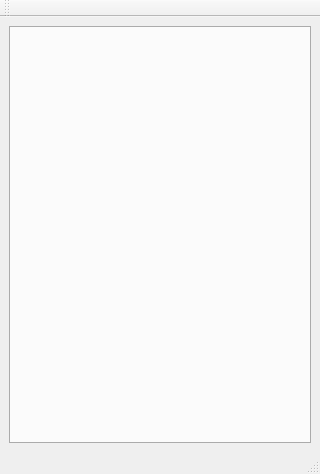
<?xml version="1.0" encoding="UTF-8"?>
<ui version="4.0">
 <class>MainWindow</class>
 <widget class="QMainWindow" name="MainWindow">
  <property name="geometry">
   <rect>
    <x>0</x>
    <y>0</y>
    <width>320</width>
    <height>474</height>
   </rect>
  </property>
  <property name="minimumSize">
   <size>
    <width>320</width>
    <height>474</height>
   </size>
  </property>
  <property name="windowTitle">
   <string>MainWindow</string>
  </property>
  <widget class="QWidget" name="centralwidget">
   <layout class="QGridLayout" name="gridLayout">
    <item row="0" column="0">
     <widget class="QTabWidget" name="tabWidget">
      <property name="tabPosition">
       <enum>QTabWidget::South</enum>
      </property>
     </widget>
    </item>
   </layout>
  </widget>
  <widget class="QMenuBar" name="menubar">
   <property name="geometry">
    <rect>
     <x>0</x>
     <y>0</y>
     <width>320</width>
     <height>27</height>
    </rect>
   </property>
  </widget>
  <widget class="QStatusBar" name="statusbar"/>
  <widget class="QToolBar" name="toolBar">
   <property name="windowTitle">
    <string>toolBar</string>
   </property>
   <attribute name="toolBarArea">
    <enum>TopToolBarArea</enum>
   </attribute>
   <attribute name="toolBarBreak">
    <bool>false</bool>
   </attribute>
  </widget>
 </widget>
 <resources/>
 <connections/>
</ui>
